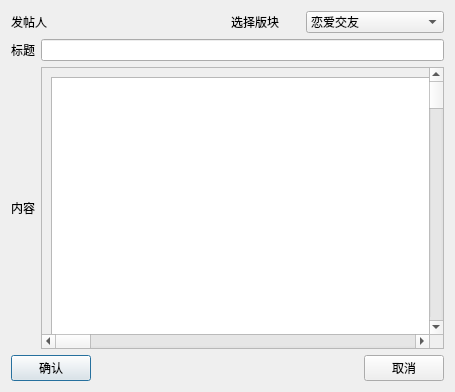
<?xml version="1.0" encoding="UTF-8"?>
<ui version="4.0">
 <class>WritePostWin</class>
 <widget class="QDialog" name="WritePostWin">
  <property name="geometry">
   <rect>
    <x>0</x>
    <y>0</y>
    <width>455</width>
    <height>392</height>
   </rect>
  </property>
  <property name="windowTitle">
   <string>Dialog</string>
  </property>
  <layout class="QVBoxLayout" name="verticalLayout_2">
   <item>
    <layout class="QVBoxLayout" name="verticalLayout">
     <item>
      <layout class="QHBoxLayout" name="horizontalLayout_4" stretch="1,1">
       <item>
        <layout class="QHBoxLayout" name="horizontalLayout" stretch="1,5">
         <item>
          <widget class="QLabel" name="label">
           <property name="text">
            <string>发帖人</string>
           </property>
          </widget>
         </item>
         <item>
          <widget class="QLabel" name="poster">
           <property name="sizePolicy">
            <sizepolicy hsizetype="Expanding" vsizetype="Preferred">
             <horstretch>0</horstretch>
             <verstretch>0</verstretch>
            </sizepolicy>
           </property>
           <property name="text">
            <string/>
           </property>
          </widget>
         </item>
        </layout>
       </item>
       <item>
        <layout class="QHBoxLayout" name="horizontalLayout_2" stretch="1,2">
         <item>
          <widget class="QLabel" name="label_2">
           <property name="text">
            <string>选择版块</string>
           </property>
          </widget>
         </item>
         <item>
          <widget class="QComboBox" name="comboBox">
           <item>
            <property name="text">
             <string>恋爱交友</string>
            </property>
           </item>
           <item>
            <property name="text">
             <string>升学交流</string>
            </property>
           </item>
           <item>
            <property name="text">
             <string>学习交流</string>
            </property>
           </item>
           <item>
            <property name="text">
             <string>运动健康</string>
            </property>
           </item>
           <item>
            <property name="text">
             <string>实习工作</string>
            </property>
           </item>
           <item>
            <property name="text">
             <string>休闲娱乐</string>
            </property>
           </item>
           <item>
            <property name="text">
             <string>星座占卜</string>
            </property>
           </item>
           <item>
            <property name="text">
             <string>外出旅游</string>
            </property>
           </item>
           <item>
            <property name="text">
             <string/>
            </property>
           </item>
          </widget>
         </item>
        </layout>
       </item>
      </layout>
     </item>
     <item>
      <layout class="QHBoxLayout" name="horizontalLayout_3">
       <item>
        <widget class="QLabel" name="label_3">
         <property name="text">
          <string>标题</string>
         </property>
        </widget>
       </item>
       <item>
        <widget class="QLineEdit" name="title_LE"/>
       </item>
      </layout>
     </item>
     <item>
      <layout class="QHBoxLayout" name="horizontalLayout_5">
       <item>
        <widget class="QLabel" name="label_4">
         <property name="text">
          <string>内容</string>
         </property>
        </widget>
       </item>
       <item>
        <widget class="QScrollArea" name="scrollArea">
         <property name="widgetResizable">
          <bool>true</bool>
         </property>
         <widget class="QWidget" name="scrollAreaWidgetContents">
          <property name="geometry">
           <rect>
            <x>0</x>
            <y>0</y>
            <width>4000</width>
            <height>4000</height>
           </rect>
          </property>
          <property name="sizePolicy">
           <sizepolicy hsizetype="Preferred" vsizetype="Preferred">
            <horstretch>0</horstretch>
            <verstretch>0</verstretch>
           </sizepolicy>
          </property>
          <property name="minimumSize">
           <size>
            <width>4000</width>
            <height>4000</height>
           </size>
          </property>
          <property name="maximumSize">
           <size>
            <width>4000</width>
            <height>4000</height>
           </size>
          </property>
          <layout class="QVBoxLayout" name="verticalLayout_3">
           <item>
            <widget class="QTextEdit" name="content_TE">
             <property name="sizePolicy">
              <sizepolicy hsizetype="Expanding" vsizetype="Expanding">
               <horstretch>0</horstretch>
               <verstretch>0</verstretch>
              </sizepolicy>
             </property>
             <property name="minimumSize">
              <size>
               <width>1000</width>
               <height>1000</height>
              </size>
             </property>
             <property name="horizontalScrollBarPolicy">
              <enum>Qt::ScrollBarAlwaysOff</enum>
             </property>
            </widget>
           </item>
          </layout>
         </widget>
        </widget>
       </item>
      </layout>
     </item>
     <item>
      <layout class="QHBoxLayout" name="horizontalLayout_8">
       <item>
        <widget class="QPushButton" name="OK_btn">
         <property name="text">
          <string>确认</string>
         </property>
        </widget>
       </item>
       <item>
        <spacer name="horizontalSpacer">
         <property name="orientation">
          <enum>Qt::Horizontal</enum>
         </property>
         <property name="sizeHint" stdset="0">
          <size>
           <width>40</width>
           <height>20</height>
          </size>
         </property>
        </spacer>
       </item>
       <item>
        <widget class="QPushButton" name="cancel_btn">
         <property name="text">
          <string>取消</string>
         </property>
        </widget>
       </item>
      </layout>
     </item>
    </layout>
   </item>
  </layout>
 </widget>
 <resources/>
 <connections/>
</ui>
